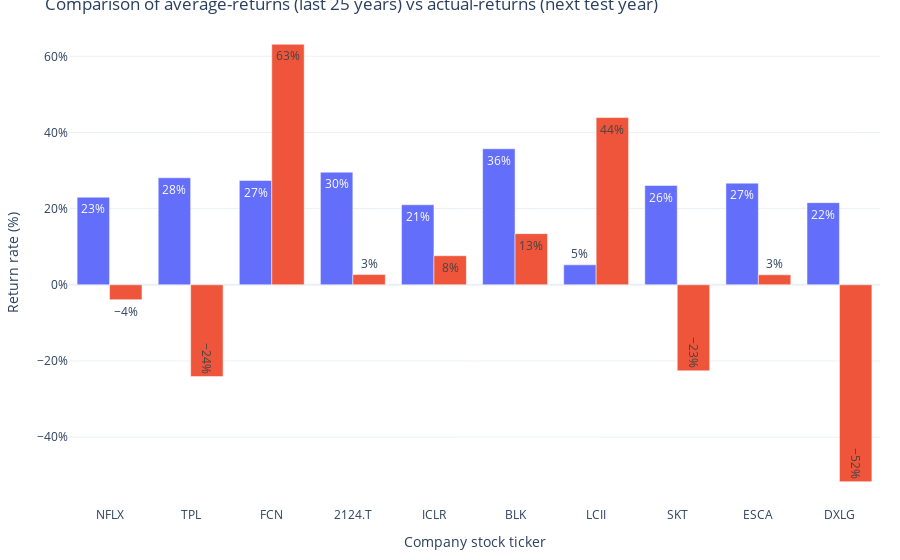

The cell this chart's notebook holds for it:
### Code cell
importlib.reload(plots)
importlib.reload(mpt_utils)
importlib.reload(variables)

df_view_20y = mpt_utils.generate_overview_table(weights_all_20y, mu_20y, S_20y, df_pct, format_nr=False)
plots.plot_diff(df_view_20y.index.tolist(), df_view_20y['Average Returns'].values, df_view_20y['Return Last 12 Months'].values)

### Figure 1 — Plotly figure (JSON) as saved in the notebook; plotly's stock layout.template omitted (floating-point values rounded to 4 significant figures)
{"data": [{"alignmentgroup": "True", "hovertemplate": "Return Type=Average Return (%)<br>Ticker=%{x}<br>Return (%)=%{y}<extra></extra>", "legendgroup": "Average Return (%)", "marker": {"color": "#636efa", "pattern": {"shape": ""}}, "name": "Average Return (%)", "offsetgroup": "Average Return (%)", "orientation": "v", "showlegend": true, "textposition": "auto", "texttemplate": "%{y}", "x": ["NFLX", "TPL", "FCN", "2124.T", "ICLR", "BLK", "LCII", "SKT", "ESCA", "DXLG"], "xaxis": "x", "y": [0.23, 0.281, 0.2738, 0.2957, 0.2102, 0.3572, 0.0523, 0.2607, 0.2669, 0.2157], "yaxis": "y", "type": "bar"}, {"alignmentgroup": "True", "hovertemplate": "Return Type=Actual Return (Next Year) (%)<br>Ticker=%{x}<br>Return (%)=%{y}<extra></extra>", "legendgroup": "Actual Return (Next Year) (%)", "marker": {"color": "#EF553B", "pattern": {"shape": ""}}, "name": "Actual Return (Next Year) (%)", "offsetgroup": "Actual Return (Next Year) (%)", "orientation": "v", "showlegend": true, "textposition": "auto", "texttemplate": "%{y}", "x": ["NFLX", "TPL", "FCN", "2124.T", "ICLR", "BLK", "LCII", "SKT", "ESCA", "DXLG"], "xaxis": "x", "y": [-0.0391, -0.2411, 0.6315, 0.0269, 0.0763, 0.1343, 0.4391, -0.226, 0.0262, -0.5171], "yaxis": "y", "type": "bar"}], "layout": {"xaxis": {"anchor": "y", "domain": [0.0, 1.0], "title": {"text": "Company stock ticker"}}, "yaxis": {"anchor": "x", "domain": [0.0, 1.0], "title": {"text": "Return rate (%)"}, "tickformat": ".0%"}, "legend": {"title": {"text": "Return Type"}, "tracegroupgap": 0}, "title": {"text": "Comparison of average-returns (last 25 years) vs actual-returns (next test year)"}, "barmode": "group", "margin": {"l": 20, "r": 20, "t": 20, "b": 20}, "showlegend": false}}
